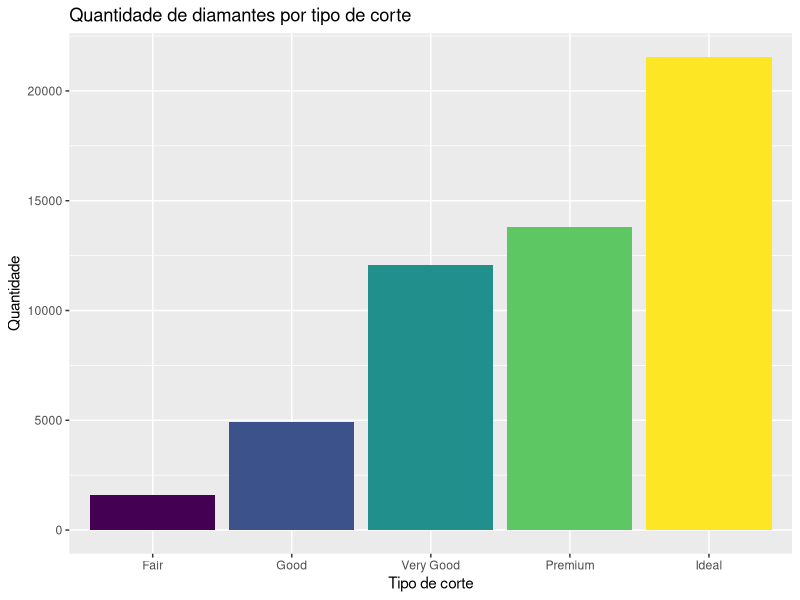

Recreate this plot in R.
library(ggplot2)

data("diamonds")

ggplot(data = diamonds,
       mapping = aes(
         x = cut,
         fill = cut
         )
       ) +
# A função "geom_bar()" utiliza apenas o eixo X pois o Y é definido automaticamente
# através do número de linhas existente na variável utilizada na plotagem
geom_bar() +
  labs(
    title = 'Quantidade de diamantes por tipo de corte',
    x = "Tipo de corte",
    y = "Quantidade"
    ) +
guides(fill = "none")

